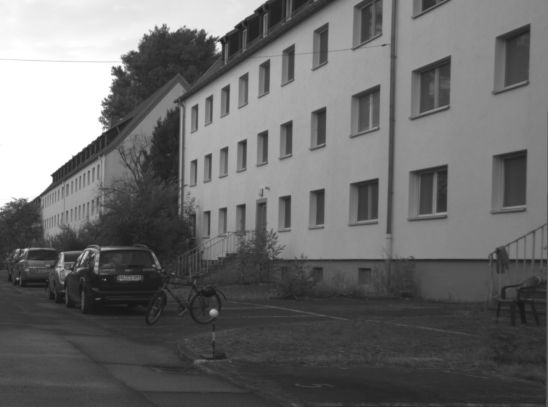
#> input picture Assignment 2/road.png, 548 x 407 px
$ python Vatsal_Shah_HW2.py
#> lines starting #> are read from the running program, lines starting #| are printed output that depends on the picture
import math
import matplotlib.pyplot as plt
import cv2 as cv
import numpy as np

ogImage = cv.imread('road.png')
#> ogImage is the input picture: shape (407, 548, 3); min 23, max 255, mean 107.6
ogImage = cv.cvtColor(ogImage, cv.COLOR_BGR2GRAY)
#> ogImage: shape (407, 548)

###############################################################################################################################
                                                    # GAUSSIAN FILTER #
###############################################################################################################################
def createGaussian(kernalSize, sigma):
#> called with kernalSize = 3, sigma = 1
    temp = np.linspace(-(kernalSize // 2), kernalSize // 2, kernalSize) # If size is 3, the array will be [-1, 0, 1]
    gaussian1dKernal = list()

    for i in temp:
        gaussian1dKernal.append((1/(np.sqrt(2*np.pi) * sigma))* (np.e ** ((-np.square(i))/(2*np.square(sigma))))) # Creates the 1D Gaussian Kernal(a.k.a. filter)

    gaussian2dKernal = np.outer(gaussian1dKernal, gaussian1dKernal) # Creates the Gaussian 2D Kernal that we need
    kernal = gaussian2dKernal/(np.sum(gaussian2dKernal))

    return kernal

def applyFilter(image, kernal):
    padSize = len(kernal) // 2
    # cv.imwrite("OG_Image.png", image)
    paddedImage = np.pad(image, padSize, 'edge')
    # cv.imwrite("Padded_image.png", paddedImage)
    output = convolution(paddedImage, kernal, ogImage)
    return output

def convolution(paddedImage, kernal, ogImage):
    opRow, opCol = ogImage.shape
#> opRow = 407; opCol = 548
    outputImage = np.zeros((opRow, opCol))
    kernalSize = len(kernal)

    for i in range(opRow):
        for j in range(opCol):
            outputImage[i, j] = np.sum(kernal * paddedImage[i:i+kernalSize, j:j+kernalSize])

    return outputImage

###############################################################################################################################
                                                    # SOBEL FILTER #
###############################################################################################################################

xAxisKernal = np.array([[1, 2, 1], [0, 0, 0], [-1, -2, -1]])
yAxisKernal = np.array([[1, 0, -1], [2, 0, -2], [1, 0, -1]])
padSize = len(xAxisKernal) // 2

def applyXAxisFilter(image):
    paddedImage = np.pad(image, padSize, 'edge')
    edgesXAxis = convolution(paddedImage, xAxisKernal, ogImage)

    return edgesXAxis

def applyYAxisFilter(image):
    paddedImage = np.pad(image, padSize, 'edge')
    edgesYAxis = convolution(paddedImage, yAxisKernal, ogImage)
#> after the loop in convolution (call 4), `for i in range(opRow):`:
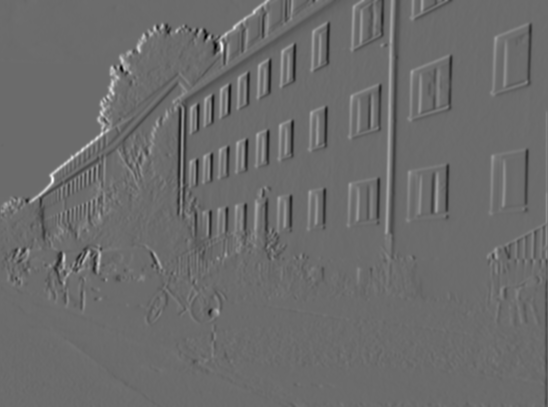
#> outputImage: shape (407, 548) float64; min -402.6, max 549.1, mean 0.9; drawn with min black and max white
#> after the loop in convolution (call 5), `for i in range(opRow):`:
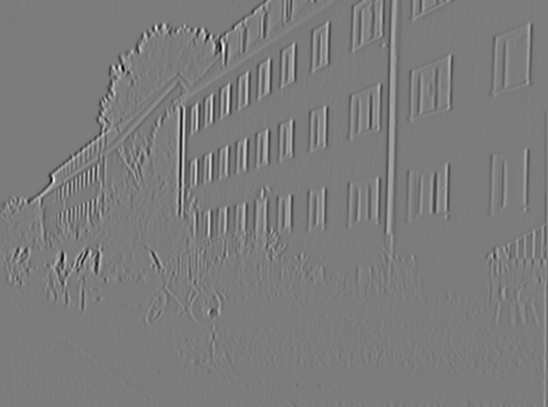
#> outputImage: shape (407, 548) float64; min -2038, max 2142.6, mean 0; drawn with min black and max white
#> `detHessian = np.multiply(sobelHorizontal1, sobelVertical2) - np.power(..`:
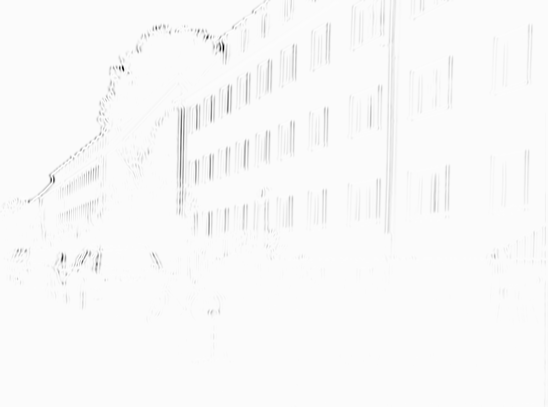
#> detHessian: shape (407, 548) float64; min -4593647.9, max 55437.6, mean -34620.4; drawn with min black and max white

    return edgesYAxis


###############################################################################################################################
                                                # NON-MAXIMUM SUPPRESSION #
###############################################################################################################################
def nonMaxSuppression (detHessian):
    paddedImage = np.pad(detHessian, 1, 'edge')
    angleRows, angleCols = paddedImage.shape
#> angleRows = 409; angleCols = 550
    angleMatrix = np.zeros_like(detHessian)

    for i in range(angleRows - 2):
        for j in range(angleCols - 2):
            window = paddedImage[i:i+3, j:j+3]
            horizontalCheck = np.abs(window[1, 0] - window[1, 2])
            verticalCheck = np.abs(window[0, 1] - window[2, 1])
            diagonalLTopToRBtmCheck = np.abs(window[0, 0] - window[2, 2]) # ↘↖ Direction
            diagonalLBtmToRTopCheck = np.abs(window[0, 2] - window[2, 0]) # ↗↙ Direction

            if(verticalCheck > max(horizontalCheck, diagonalLBtmToRTopCheck, diagonalLTopToRBtmCheck)):
                angleMatrix[i, j] = 270 # ⬆⬇ Directon
            elif (horizontalCheck > max(verticalCheck, diagonalLBtmToRTopCheck, diagonalLTopToRBtmCheck)):
                angleMatrix[i, j] = 180 # ➡⬅ Direction
            elif (diagonalLTopToRBtmCheck > max(horizontalCheck, verticalCheck, diagonalLBtmToRTopCheck)):
                angleMatrix[i, j] = 135 # ↘↖ Direction
            elif (diagonalLBtmToRTopCheck > max(horizontalCheck, verticalCheck, diagonalLTopToRBtmCheck)):
                angleMatrix[i, j] = 225 # ↗↙ Direction
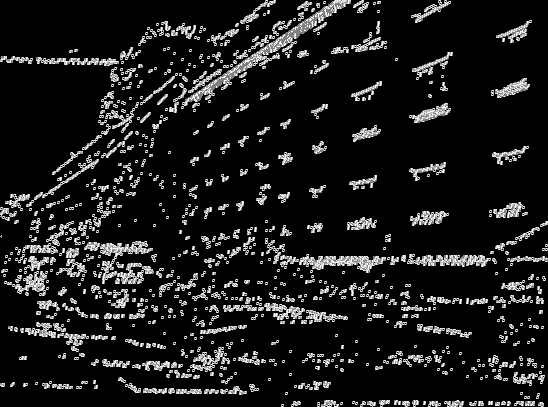
#> angleMatrix: shape (407, 548) float64; min 0, max 270, mean 29; drawn with min black and max white

    edgeMatrix = np.zeros_like(detHessian)
    for i in range(angleRows - 2):
        for j in range(angleCols - 2):
            window = paddedImage[i:i+3, j:j+3]

            if(angleMatrix[i, j] == 270):
                if(window[1, 1] > max(window[0, 1], window[2, 1])):
                    edgeMatrix[i, j] = detHessian[i, j]
            elif(angleMatrix[i, j] == 180):
                if(window[1, 1] > max(window[1, 0], window[1, 2])):
                    edgeMatrix[i, j] = detHessian[i, j]
            elif(angleMatrix[i, j] == 135):
                if(window[1, 1] > max(window[0, 0], window[2, 2])):
                    edgeMatrix[i, j] = detHessian[i ,j]
            elif(angleMatrix[i, j] == 225):
                if(window[1, 1] > max(window[0, 2], window[2, 0])):
                    edgeMatrix[i, j] = detHessian[i, j]

    edgeMatrix[edgeMatrix>0] = 255
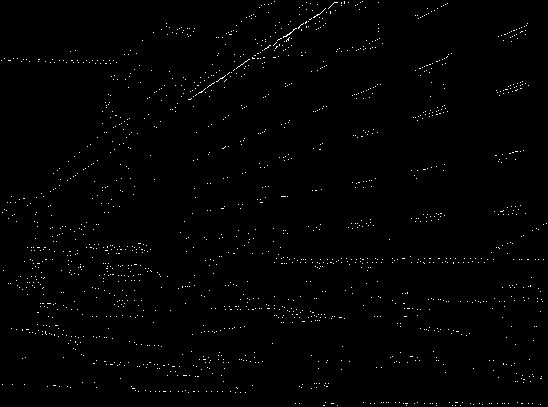
#> edgeMatrix: shape (407, 548) float64; 0.85% white in thin lines or dots

    # plt.imshow(edgeMatrix)
    # plt.title("edge_detection")
    # plt.show()

    return edgeMatrix

###############################################################################################################################
                                                    # HESSIAN DETECTOR #
###############################################################################################################################
gaussianKernal = createGaussian(3, 1)
gaussianImage = applyFilter(ogImage, gaussianKernal)

sobelHorizontal1 = applyXAxisFilter(gaussianImage)
sobelHorizontal2 = applyXAxisFilter(sobelHorizontal1)
sobelVertical1 = applyYAxisFilter(gaussianImage)
sobelVertical2 = applyYAxisFilter(sobelVertical1)
sobelXYAxis1 = applyYAxisFilter(gaussianImage)
sobelXYAxis2 = applyYAxisFilter(sobelXYAxis1)

detHessian = np.multiply(sobelHorizontal1, sobelVertical2) - np.power(sobelXYAxis2, 2)

# Threshold
threshold_low = 100
threshold_high = 0
detHessian[detHessian < threshold_low] = 0
if (threshold_high != 0 and threshold_high>threshold_low):
    detHessian[detHessian <= threshold_high] = 255
    detHessian[detHessian > threshold_high] = 0

fig, ax = plt.subplots(1, 2)
ax[0].imshow(ogImage, cmap = 'gray')
ax[1].imshow(detHessian, cmap = 'gray')
plt.show()

nmsImg = nonMaxSuppression(detHessian)


###############################################################################################################################
                                                        # RANSAC #
###############################################################################################################################
def applyRansac(image, iterations, threshold, ratio):

#> called with iterations = 1000, threshold = 1.96, ratio = 0
    pointCoordinates = np.argwhere(image == 255)
#> pointCoordinates = 1887 pairs, first value 1 to 405, second value 1 to 546
    optimalLines = []
    for i in range(0, 4):
        inliersUsed = np.array([])
        bestRatioOfInliers = 0
        bestLineSlope = 0
        bestLineIntercept = 0
        optimalInliers = np.asarray([])
        for i in range(iterations):

            pointsArray = np.random.randint(0, len(pointCoordinates), size = 2)
            points = np.asarray([pointCoordinates[pointsArray[0]], pointCoordinates[pointsArray[1]]])

            slopeOfLine = (points[1, 1] - points[0, 1])/(points[1, 0] - points[0, 0])
            lineIntercept = points[1, 1] - slopeOfLine * points[1, 0]
            count = 0

            yCoordinates, xCoordinates = pointCoordinates[:, 0], pointCoordinates[:, 1]

            for i, (y, x) in enumerate(zip(yCoordinates, xCoordinates)):
                point_x = (x + slopeOfLine*y - slopeOfLine*lineIntercept)/(1 + slopeOfLine**2)
                point_y = (slopeOfLine*x + (slopeOfLine ** 2)*y - (slopeOfLine ** 2)*lineIntercept)/(1 + slopeOfLine**2) + lineIntercept
                dist = np.sqrt((point_x - x)**2 + (point_y - y)**2)
                if (dist <= threshold):
                    inliersUsed = np.append(inliersUsed, i)
                    count = count + 1

            inlierRatio = count/(len(pointCoordinates)*len(pointCoordinates[0]))

            if (inlierRatio >= ratio):
                if (inlierRatio>bestRatioOfInliers):
                    bestRatioOfInliers = inlierRatio
                    bestLineSlope = slopeOfLine
                    bestLineIntercept = lineIntercept
                    optimalInliers = inliersUsed
                    bestRatio = inlierRatio

        #Adding the best lines to a list.
        optimalLines.append([bestLineSlope, bestLineIntercept, bestRatio])

        #Deleting all the used inliers.
        pointCoordinates = np.delete(pointCoordinates, optimalInliers.astype(np.uint), axis = 0)
#> after the loop, bestRatio = 0.0865; optimalLines = [[-0.583, 197.7, 0.0146], [-1, 542.4, 0.0865], [0, 0, 0.0865], [0, 0, 0.0865]]; pointCoordinates = [[28, 189], [158, 506], [214, 498], [301, 504], [309, 420]]

    return np.asarray(optimalLines)


ransacOutput = applyRansac(nmsImg, 1000, math.sqrt(3.84), 0.000)
#> ransacOutput has the same summary as optimalLines in applyRansac
# print(ransacOutput)
fig, ax = plt.subplots(1, 2)
ax[0].imshow(ogImage, cmap = 'gray')
ax[1].imshow(nmsImg, cmap = 'gray')

axes = plt.gca()
xValues = np.array(axes.get_xlim())
yValues = ransacOutput[0, 1] + ransacOutput[0, 0] * xValues
#> yValues = [198, -121.2]
ax[0].plot(xValues, yValues, '--')
yValues = ransacOutput[1, 1] + ransacOutput[1, 0] * xValues
#> yValues = [542.9, -7.18]
ax[0].plot(xValues, yValues, '--')
yValues = ransacOutput[2, 1] + ransacOutput[2, 0] * xValues
#> yValues = [0, 0]
ax[0].plot(xValues, yValues, '--')
yValues = ransacOutput[3, 1] + ransacOutput[3, 0] * xValues
ax[0].plot(xValues, yValues, '--')

axes = plt.gca()
xValues = np.array(axes.get_xlim())
yValues = ransacOutput[0, 1] + ransacOutput[0, 0] * xValues
#> yValues = [198, -121.2]
ax[1].plot(xValues, yValues, '--')
yValues = ransacOutput[1, 1] + ransacOutput[1, 0] * xValues
#> yValues = [542.9, -7.18]
ax[1].plot(xValues, yValues, '--')
yValues = ransacOutput[2, 1] + ransacOutput[2, 0] * xValues
#> yValues = [0, 0]
ax[1].plot(xValues, yValues, '--')
yValues = ransacOutput[3, 1] + ransacOutput[3, 0] * xValues
ax[1].plot(xValues, yValues, '--')

plt.show()
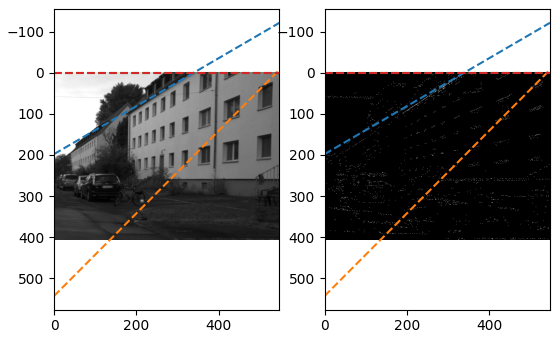
#> figure drawn by matplotlib, 2 panels


###############################################################################################################################
                                                    # HOUGH TRANSFORM #
###############################################################################################################################
def applyHough(nmsImg, threshold):

    # Matrix of all polar co-ordinates
#> called with threshold = 15
    diagonalLen = np.sqrt(np.square(len(nmsImg)) + np.square(len(nmsImg[0])))
#> diagonalLen = 682.6
    angles = np.arange(0, 180)
    normalsArr = np.arange(-diagonalLen, diagonalLen)
#> normalsArr = 1366 values from -682.6 to 682.4
    cosVal = np.cos(np.deg2rad(angles))
    sinVal = np.sin(np.deg2rad(angles))
    bins = np.zeros((len(normalsArr), len(angles)))
    coordinates = np.argwhere(nmsImg == 255)
#> coordinates = 1887 pairs, first value 1 to 405, second value 1 to 546

    # Add polar coordinates to bins matrix.
    for i in range(len(coordinates)):
        polarCoordinates = coordinates[i]

        polarCoordinates[0] = polarCoordinates[0] - (len(nmsImg)/2)
        polarCoordinates[1] = polarCoordinates[1] - (len(nmsImg[0])/2)

        for j in range(len(angles)):
            normalValue = (polarCoordinates[1] * cosVal[j] + polarCoordinates[0]*sinVal[j])
            angle = angles[j]

            minimumNormalAbs = np.abs(normalsArr - normalValue)
            minimumNormal = np.argmin(minimumNormalAbs)

            bins[minimumNormal, angle] += 1
#> this loop made 1887 passes
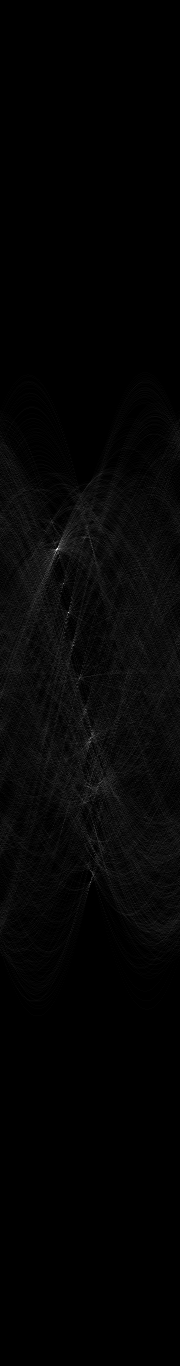
#> bins: shape (1366, 180) float64; min 0, max 74, mean 1.4; drawn with min black and max white

    # Find points with most votes and make lines
    pointsWithMostVotes = []
    outerLoop = bins.shape[0]
#> outerLoop = 1366
    innerLoop = bins.shape[1]
#> innerLoop = 180
    for j in range(outerLoop):
        for i in range(innerLoop):
            if (bins[j, i] >= threshold):
                normalValue = normalsArr[j]
                angle = angles[i]
                sinVal = np.sin(np.deg2rad(angle))
                cosVal = np.cos(np.deg2rad(angle))
                imageSize = len(nmsImg)/2
                imageSize0 = len(nmsImg[0])/2

                x1 = int((cosVal * normalValue) + imageSize0 + 1000 * (-cosVal))
                y1 = int((sinVal * normalValue) + imageSize + 1000 * (sinVal))
                x2 = int((cosVal * normalValue) + imageSize0 - 1000 * (-cosVal))
                y2 = int((sinVal * normalValue) + imageSize - 1000 * (sinVal))

                pointWithMostVotes = np.array([[x1, y1], [x2, y2], bins[j, i]])
                pointsWithMostVotes.append(pointWithMostVotes)
#> after the loop, pointsWithMostVotes = []

    pointsWithMostVotes = np.array(pointsWithMostVotes)
    points = pointsWithMostVotes[np.argsort(pointsWithMostVotes[:, 2])]
    return points[-4:]


#> (the run stopped early here; a loop or call above may not have finished)
